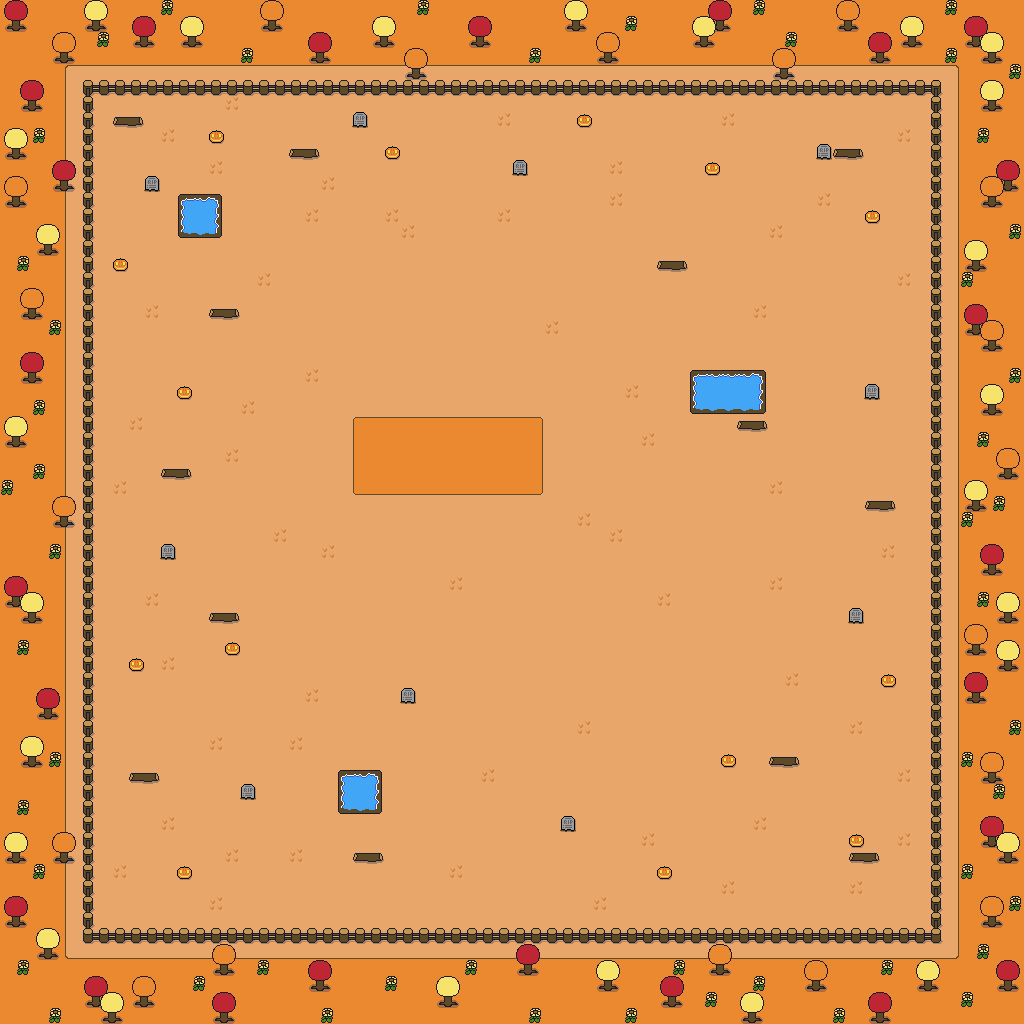

A 2D game scene composited from a Tiled map and its tileset images. What follows is a short description and the map's XML, with each tile layer's data collapsed to a summary:
An orthogonal 64x64 tile map with 16x16 px tiles, 4 tile layers (ground, grass, collidables, collidables2).

<map version="1.5" tiledversion="1.6.0" orientation="orthogonal" renderorder="right-down" width="64" height="64" tilewidth="16" tileheight="16" infinite="0" nextlayerid="5" nextobjectid="1">
 <editorsettings>
  <export target="level_fall_one.json" format="json" />
 </editorsettings>
 <tileset firstgid="1" source="falltiles.tsx" />
 <layer id="1" name="ground" width="64" height="64">
  <data>[4096 cells, 4096 non-empty, 18 distinct tile ids]</data>
 </layer>
 <layer id="4" name="grass" width="64" height="64">
  <data>[4096 cells, 58 non-empty, 1 distinct tile ids]</data>
 </layer>
 <layer id="2" name="collidables" width="64" height="64">
  <data>[4096 cells, 446 non-empty, 24 distinct tile ids]</data>
 </layer>
 <layer id="3" name="collidables2" width="64" height="64">
  <data>[4096 cells, 184 non-empty, 8 distinct tile ids]</data>
 </layer>
</map>